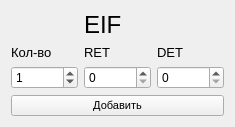
   <widget class="QWidget" name="gridLayoutWidget_2">
    <property name="geometry">
     <rect>
      <x>530</x>
      <y>10</y>
      <width>161</width>
      <height>116</height>
     </rect>
    </property>
    <layout class="QGridLayout" name="gridLayout_5">
     <item row="1" column="2">
      <widget class="QLabel" name="label_28">
       <property name="font">
        <font>
         <pointsize>10</pointsize>
        </font>
       </property>
       <property name="text">
        <string>DET</string>
       </property>
      </widget>
     </item>
     <item row="2" column="2">
      <widget class="QSpinBox" name="EIF_DET">
       <property name="maximum">
        <number>9999999</number>
       </property>
       <property name="value">
        <number>0</number>
       </property>
      </widget>
     </item>
     <item row="2" column="1">
      <widget class="QSpinBox" name="EIF_RET">
       <property name="maximum">
        <number>9999999</number>
       </property>
       <property name="value">
        <number>0</number>
       </property>
      </widget>
     </item>
     <item row="1" column="1">
      <widget class="QLabel" name="label_29">
       <property name="font">
        <font>
         <pointsize>10</pointsize>
        </font>
       </property>
       <property name="text">
        <string>RET</string>
       </property>
      </widget>
     </item>
     <item row="2" column="0">
      <widget class="QSpinBox" name="EIF_Amount">
       <property name="maximum">
        <number>9999999</number>
       </property>
       <property name="value">
        <number>1</number>
       </property>
      </widget>
     </item>
     <item row="1" column="0">
      <widget class="QLabel" name="label_40">
       <property name="font">
        <font>
         <pointsize>10</pointsize>
        </font>
       </property>
       <property name="text">
        <string>Кол-во</string>
       </property>
      </widget>
     </item>
     <item row="3" column="0" colspan="3">
      <widget class="QPushButton" name="pushButton_EIF">
       <property name="font">
        <font>
         <pointsize>8</pointsize>
        </font>
       </property>
       <property name="text">
        <string>Добавить</string>
       </property>
      </widget>
     </item>
     <item row="0" column="1">
      <widget class="QLabel" name="label_27">
       <property name="font">
        <font>
         <pointsize>18</pointsize>
        </font>
       </property>
       <property name="text">
        <string>EIF</string>
       </property>
      </widget>
     </item>
    </layout>
   </widget>
